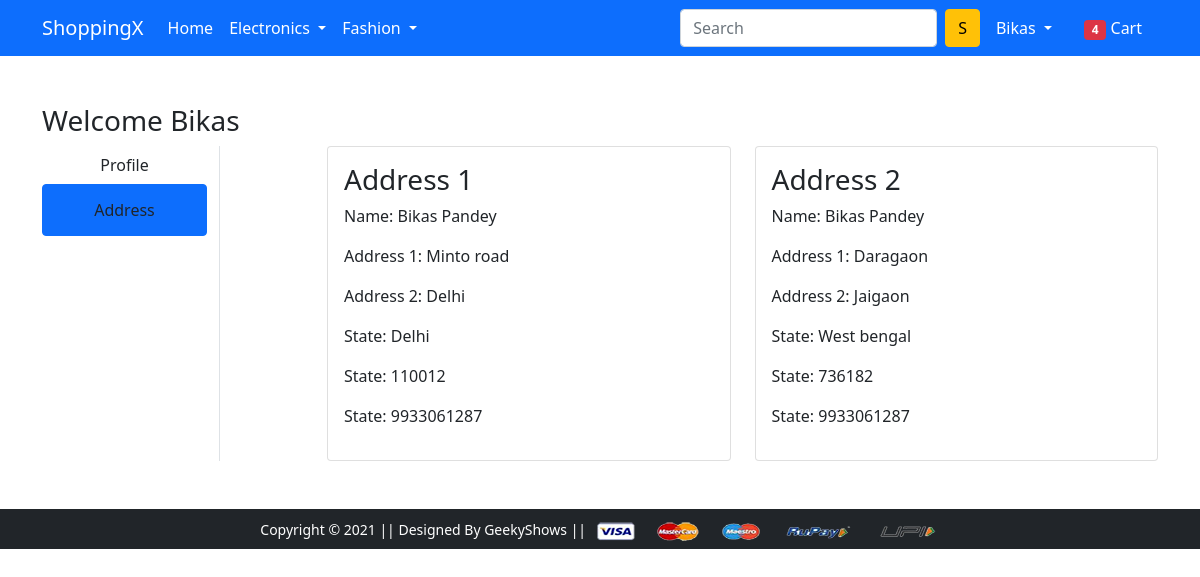
The page /address (signed in) on the database its author committed.
### users/models.py (models this page shows, shortened)
class Customer(models.Model):
    user= models.ForeignKey(User, on_delete=models.CASCADE)
    Full_name= models.CharField(max_length=100, null=True)
    locality= models.CharField(max_length=100)
    city= models.CharField(max_length=100)
    state= models.CharField(max_length=100, choices=(
                            ('Bihar', 'Bihar'),
                            ('Delhi', 'Delhi'),
                            ('West bengal', 'West bengal'),
                            ('Punjab', 'Punjab'),
                            ('UP', 'UP'),
    ))
    zipcode= models.IntegerField()
    phone= models.IntegerField()

### users/views.py (the view)
# urls.py: path('address', views.address, name='address'),
@login_required(login_url='signin')
def address(request):
    address_instance= Customer.objects.filter(user= request.user)
    context = {
        'address_instance' : address_instance,
        'active' : 'btn btn-primary'
    }
    return render(request, 'app/address.html', context)

### templates/app/address.html (shortened to what this page needs)
{% extends 'app/base.html' %}
{% load static %}
{% block main-content %}
<div class="container my-5">
 <div class="row">
 <h3>Welcome {{user.username|capfirst}}</h3>
  <div class="col-sm-2 border-end">
   <ul class="list-unstyled">
    <li class="d-grid  "><a href="{% url 'profile' %}" class="btn ">Profile</a></li>
    <li class="d-grid {{active}}"><a href="{% url 'address' %}" class="btn">Address</a></li>
   </ul>
  </div>
  <div class="col-sm-9 offset-sm-1">
   <div class="row">
    {% for i in address_instance %}
    <div class="col-sm-6">
     <div class="card">
      <div class="card-body">
       <h3>Address {{forloop.counter}}</h3>
       <p>Name: {{i.Full_name}}</p>
       <p>Address 1: {{i.locality}}</p>
       <p>Address 2: {{i.city}}</p>
       <p>State: {{i.state}}</p>
       <p>State: {{i.zipcode}}</p>
       <p>State: {{i.phone}}</p>
      </div>
     </div>
    </div>
 {% endfor %}
   </div>
  </div>
 </div>
</div>
{% endblock main-content %}

### templates/app/base.html (shortened to what this page needs)
<!doctype html>
{% load static %}
<html lang="en">
  <head>
    <link href="https://cdn.jsdelivr.net/npm/bootstrap@5.0.0-beta1/dist/css/bootstrap.min.css" rel="stylesheet">
    <link rel="stylesheet" href="{% static 'app/css/owl.carousel.min.css' %}">
    <link rel="stylesheet" href="{% static 'app/css/all.min.css' %}">
    <link rel="stylesheet" href="{% static 'app/css/style.css' %}">
  </head>
  <body>
    <nav class="navbar navbar-expand-lg navbar-dark bg-primary">
     <div class="container">
       <a class="navbar-brand" href="/">ShoppingX</a>
       <div class="collapse navbar-collapse" id="navbarSupportedContent">
         <ul class="navbar-nav me-auto mb-2 mb-lg-0">
           <li class="nav-item">
             <a class="nav-link active" aria-current="page" href="/">Home</a>
           </li>
           <li class="nav-item dropdown">
             <a class="nav-link dropdown-toggle text-white" href="#" id="electronicsDropdown" role="button" data-bs-toggle="dropdown" aria-expanded="false">
               Electronics
             </a>
           </li>
           <li class="nav-item dropdown">
             <a class="nav-link dropdown-toggle text-white" href="#" id="fashionDropdown" role="button" data-bs-toggle="dropdown" aria-expanded="false">
               Fashion
             </a>
           </li>
         </ul>
         <form class="d-flex">
           <input class="form-control me-2" type="search" placeholder="Search" aria-label="Search">
           <button class="btn btn-warning" type="submit">S</button>
         </form>
         <div>
          <ul class="navbar-nav me-auto mb-2 mb-lg-0">
            {% if user.is_authenticated %}
           <li class="nav-item dropdown mx-2">
              <a class="nav-link dropdown-toggle text-white" href="#" id="profileDropdown" role="button" data-bs-toggle="dropdown" aria-expanded="false">
                {{user.username|capfirst}}
              </a>
            </li>
            <li class="nav-item mx-2">
             <a href="{% url 'show_cart' %}" class="nav-link text-white"><span class="badge bg-danger">4</span> Cart </a>
            </li>
            {% endif %}
          </ul>
         </div>
       </div>
     </div>
    </nav>
    {% block main-content %} {% endblock main-content %}
    <footer class="container-fluid bg-dark text-center p-2 mt-5">
        <small class="text-white">Copyright &copy; 2021 || Designed By GeekyShows || </small>
        <img src="{% static 'app/images/payment.png' %}" alt="" srcset="" class="img-fluid" height="2px">
    </footer>
  </body>
</html>

### rows shown on the page
Customer: Full_name "Bikas Pandey", locality "Minto road", city "Delhi", state "Delhi", zipcode "110012", phone "9933061287"
Customer: Full_name "Bikas Pandey", locality "Daragaon", city "Jaigaon", state "West bengal", zipcode "736182", phone "9933061287"

### other values the page prints
{{ user.username|capfirst }} "Bikas"
